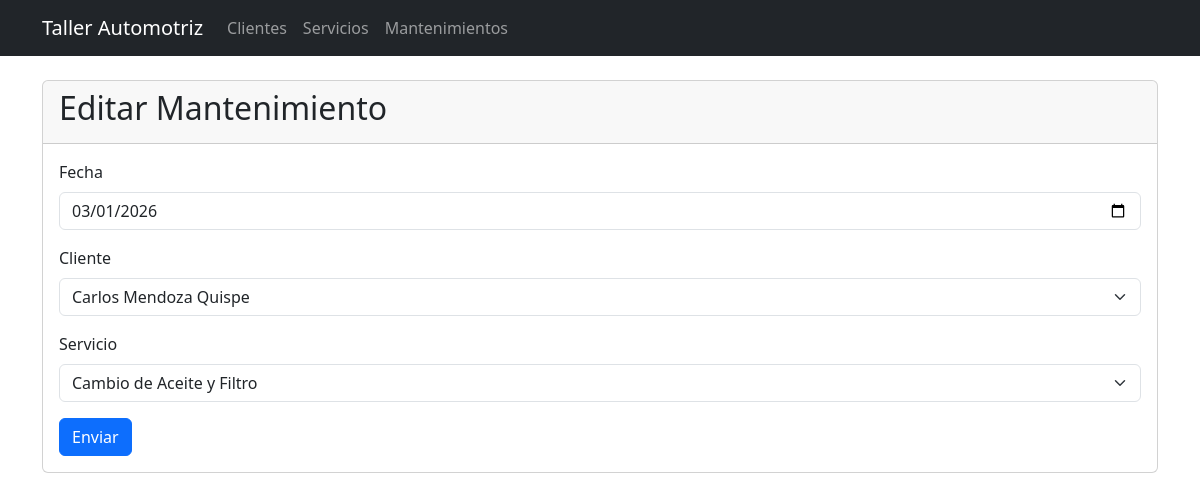
Page /mantenimiento/editar/1 on the committed database.
### tables this page shows
CREATE TABLE mantenimientos (
            id INTEGER PRIMARY KEY AUTOINCREMENT,
            fecha TEXT NOT NULL,
            servicio_id INTEGER NOT NULL,
            cliente_id INTEGER NOT NULL,
            FOREIGN KEY (servicio_id) REFERENCES servicios (id) ON DELETE CASCADE,
            FOREIGN KEY (cliente_id) REFERENCES clientes (id) ON DELETE CASCADE
        );

CREATE TABLE servicios (
            id INTEGER PRIMARY KEY AUTOINCREMENT,
            descripcion TEXT NOT NULL,
            precio REAL NOT NULL
        );

### app.py (the view, shortened to what this page needs)
@app.route('/mantenimiento/editar/<int:id>', methods=['GET', 'POST'])
def editar_mantenimiento(id):
    conn = get_db_connection()
    mantenimiento = conn.execute('SELECT * FROM mantenimientos WHERE id = ?', (id,)).fetchone()
    clientes = conn.execute("SELECT id, nombre || ' ' || apellidos AS nombre FROM clientes").fetchall()
    servicios = conn.execute("SELECT id, descripcion FROM servicios").fetchall()
    conn.close()
    return render_template('form_mantenimiento.html', mantenimiento=mantenimiento, clientes=clientes, servicios=servicios)

### app.py (called while the page is built)
def get_db_connection():
    conn = sqlite3.connect('bd_taller.db')
    conn.row_factory = sqlite3.Row
    conn.execute("PRAGMA foreign_keys = ON;")
    return conn

### templates/form_mantenimiento.html (shortened to what this page needs)
{% extends 'base.html' %}
{% block content %}
<div class="card">
    <div class="card-header">
        <h2>
            {% if mantenimiento %}
            Editar
            {% else %}
            Nuevo
            {% endif %}
            Mantenimiento
        </h2>
    </div>
    <div class="card-body">
        <form method="POST" action="">
            <div class="mb-3">
                <label class="form-label">Fecha</label>
                <input type="date" class="form-control" name="fecha" value="{{ mantenimiento.fecha if mantenimiento else '' }}" required>
            </div>
            <div class="mb-3">
                <label class="form-label">Cliente</label>
                <select name="cliente_id" class="form-select" required>
                    {% for item in clientes %}
                    <option value="{{ item.id }}" {% if mantenimiento and mantenimiento.cliente_id == item.id %}selected{% endif %}>
                        {{ item.nombre }}
                    </option>
                    {% endfor %}
                </select>
            </div>
            <div class="mb-3">
                <label class="form-label">Servicio</label>
                <select name="servicio_id" class="form-select" required>
                    {% for item in servicios %}
                    <option value="{{ item.id }}" {% if mantenimiento and mantenimiento.servicio_id == item.id %}selected{% endif %}>
                        {{ item.descripcion }}
                    </option>
                    {% endfor %}
                </select>
            </div>
            <button class="btn btn-primary" type="submit">Enviar</button>
        </form>
    </div>
</div>
{% endblock %}

### rows in the picture
mantenimientos: fecha "03/01/2026", cliente_id "Carlos Mendoza Quispe", servicio_id "Cambio de Aceite y Filtro"
